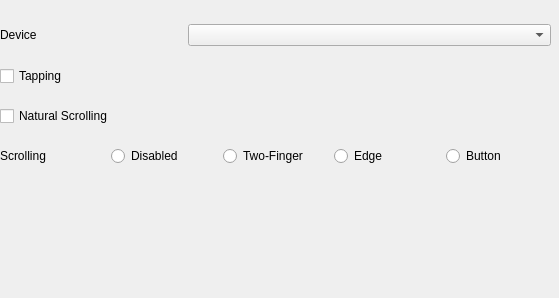
<?xml version="1.0" encoding="UTF-8"?>
<ui version="4.0">
 <class>TouchpadConfig</class>
 <widget class="QWidget" name="TouchpadConfig">
  <property name="geometry">
   <rect>
    <x>0</x>
    <y>0</y>
    <width>559</width>
    <height>298</height>
   </rect>
  </property>
  <property name="windowTitle">
   <string>TouchpadConfig </string>
  </property>
  <widget class="QWidget" name="verticalLayoutWidget">
   <property name="geometry">
    <rect>
     <x>0</x>
     <y>10</y>
     <width>551</width>
     <height>171</height>
    </rect>
   </property>
   <layout class="QVBoxLayout" name="verticalLayout">
    <item>
     <layout class="QHBoxLayout" name="horizontalLayout" stretch="1,2">
      <item>
       <widget class="QLabel" name="label">
        <property name="text">
         <string>Device</string>
        </property>
       </widget>
      </item>
      <item>
       <widget class="QComboBox" name="devicesComboBox"/>
      </item>
     </layout>
    </item>
    <item>
     <widget class="QCheckBox" name="tappingEnabledCheckBox">
      <property name="text">
       <string>Tapping</string>
      </property>
     </widget>
    </item>
    <item>
     <widget class="QCheckBox" name="naturalScrollingEnabledCheckBox">
      <property name="text">
       <string>Natural Scrolling</string>
      </property>
     </widget>
    </item>
    <item>
     <layout class="QHBoxLayout" name="horizontalLayout_6">
      <item>
       <widget class="QLabel" name="label_2">
        <property name="text">
         <string>Scrolling</string>
        </property>
       </widget>
      </item>
      <item>
       <widget class="QRadioButton" name="noScrollingRadioButton">
        <property name="text">
         <string>Disabled</string>
        </property>
       </widget>
      </item>
      <item>
       <widget class="QRadioButton" name="twoFingerScrollingRadioButton">
        <property name="text">
         <string>Two-Finger</string>
        </property>
       </widget>
      </item>
      <item>
       <widget class="QRadioButton" name="edgeScrollingRadioButton">
        <property name="text">
         <string>Edge</string>
        </property>
       </widget>
      </item>
      <item>
       <widget class="QRadioButton" name="buttonScrollingRadioButton">
        <property name="text">
         <string>Button</string>
        </property>
       </widget>
      </item>
     </layout>
    </item>
   </layout>
  </widget>
  <zorder>verticalLayoutWidget</zorder>
  <zorder>naturalScrollingEnabledCheckBox</zorder>
 </widget>
 <resources/>
 <connections/>
</ui>
